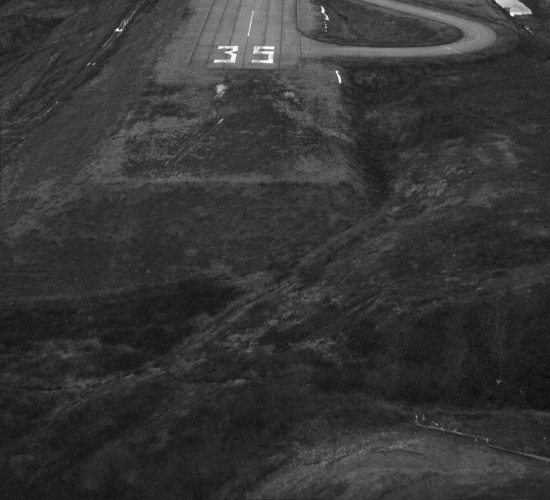
%> input picture assgn7/zljieong/data/landing/frame0200_crop.jpg, 1100 x 1000 px, given in place of frame0020.jpg, which was not available (shown at 1/2 size)
$ octave lk_demo.m   (GNU Octave 9; MATLAB toolbox functions it lacks are replaced by stand-ins)
%> lines starting %> are read from the running program, lines starting %| are printed output that depends on the picture; pictures that were not available may be replaced by others from this repository, and a replacement may not be noted
### assgn7/zljieong/matlab/LucasKanade.m
function [u,v] = LucasKanade(It, It1, rect)
It=im2double(It);
It1=im2double(It1);
% rect=[rect(1) rect(2) rect(1)+rect(3) rect(2)+rect(4)]

u = 0;
v = 0;
epsilon = 0.001;
deltaP = [1 1];

[X, Y] = meshgrid(rect(1):rect(1)+rect(3), ...
    rect(2):rect(2)+rect(4));

template = interp2(It, X, Y);

while(norm(deltaP) > epsilon)
    [X, Y] = meshgrid((rect(1)+u) : (rect(1)+rect(3)+u), ...
        (rect(2)+v) : (rect(2)+rect(4)+v));
    warpimg = double(interp2(It1, X, Y));

    err = warpimg - template;

    [dTx, dTy] = gradient(warpimg);
    A = double([dTx(:), dTy(:)]);
%     size(A)
%     A*A'
%     assert(false);
    H = A' * A;

    deltaP = H\A' * err(:);
    if isnan(deltaP)
        assert(false);
    end
    % update warp
    u = u - deltaP(1);
    v = v - deltaP(2);

end
end

### assgn7/zljieong/matlab/lk_demo.m
tracker = [130 125 200 140]         % TODO Pick a bounding box in the format [x y w h]
% You can use ginput to get pixel coordinates
close all;
%% Initialize the tracker
figure;

prev_frame = imread('../data/car/frame0020.jpg');
%> prev_frame is the input picture: size 1000x1100 uint8; min 9, max 255, mean 53.7
utotalShift=0
vtotalShift=0


% video = VideoWriter('../results/car_lk.mp4', 'MPEG-4'); % New
video = VideoWriter('../results/car_lk.avi'); % New

open(video);

%% Start tracking
new_tracker = tracker;
for i = 20:280
    i
    new_frame = imread(sprintf('../data/car/frame%04d.jpg', i));
    [u, v] = LucasKanade(prev_frame, new_frame, tracker);
%> in LucasKanade, `template = interp2(It, X, Y);`:
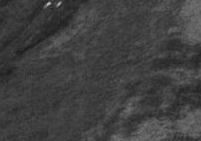
%> template: size 141x201 double; min 0.11, max 0.804, mean 0.251
%> the loop in LucasKanade, `while(norm(deltaP) > epsilon)` made 1 pass
%> (H, u, v) on pass 1: ([6.35 2.12; 2.12 8.42], 0, 0)
%> pass 1, in LucasKanade, `[dTx, dTy] = gradient(warpimg);`:
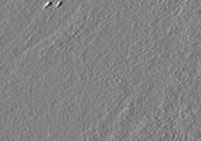
%> dTx: size 141x201 double; min -0.249, max 0.237, mean 0.000388; drawn with min black and max white
%> pass 1, in LucasKanade, `[dTx, dTy] = gradient(warpimg);`:
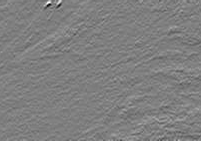
%> dTy: size 141x201 double; min -0.243, max 0.243, mean 0.000241; drawn with min black and max white
%> u = 0; v = 0

    clf;
    hold on;
    imshow(new_frame);
    rectangle('Position', new_tracker, 'EdgeColor', [1 1 0]);
    drawnow;

    F = getframe;
    writeVideo(video,F);
    title(num2str(i-20));
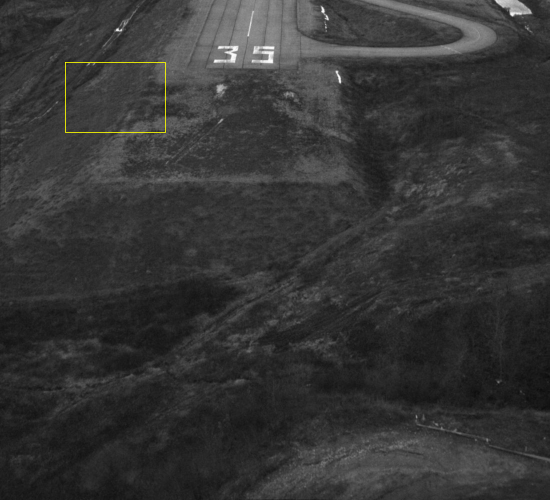
%> figure redrawn from the program's plot data; shown at 1/2 size; its title reads '0'

    prev_frame = new_frame;
    tracker(1) = tracker(1) + u;
    tracker(2) = tracker(2) + v;

    utotalShift=utotalShift+u
%> utotalShift = 0
    vtotalShift=vtotalShift+v
%> vtotalShift = 0
end
%> pass 2 of the loop `for i = 20:280`:
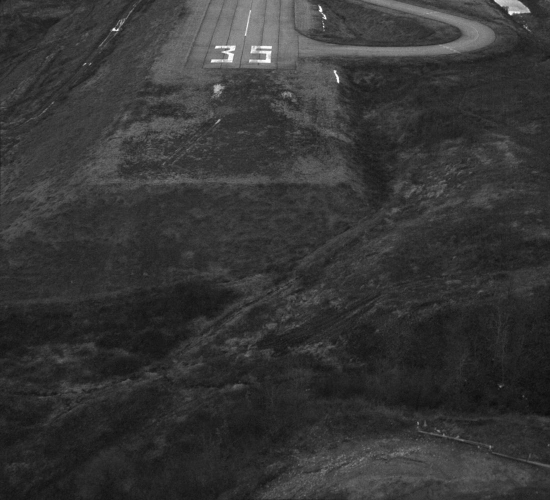
%> input picture assgn7/zljieong/data/landing/frame0201_crop.jpg, 1100 x 1000 px, given in place of frame0021.jpg, which was not available (shown at 1/2 size)
%> new_frame is the input picture: size 1000x1100 uint8; min 7, max 255, mean 53.7
%> the loop in LucasKanade (call 2), `while(norm(deltaP) > epsilon)` made 19 passes
%> (H, deltaP, u, v) on passes 1 to 7: ([6.59 2.24; 2.24 9.48], [0.286; 0.0254], -0.286, -0.0254), ([5.24 1.96; 1.96 8.34], [0.385; 0.0194], -0.671, -0.0448), ([5.09 1.91; 1.91 8.1], [0.426; 0.0198], -1.1, -0.0646), ([5.81 2.03; 2.03 8.47], [0.398; 0.0265], -1.5, -0.0911), ([4.76 1.83; 1.83 7.59], [0.51; 0.0139], -2.01, -0.105), ([6.12 2.09; 2.09 8.43], [0.413; 0.0242], -2.42, -0.129), ([4.69 1.81; 1.81 7.33], [0.586; -0.00106], -3, -0.128)
%> pass 1, in LucasKanade (call 2), `[dTx, dTy] = gradient(warpimg);`:
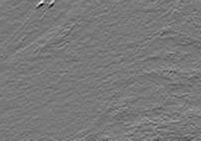
%> dTy: size 141x201 double; min -0.255, max 0.28, mean 0.000189; drawn with min black and max white
%> `[u, v] = LucasKanade(prev_frame, new_frame, tracker);`: u = -7.33; v = 0.497
%> `title(num2str(i-20));`:
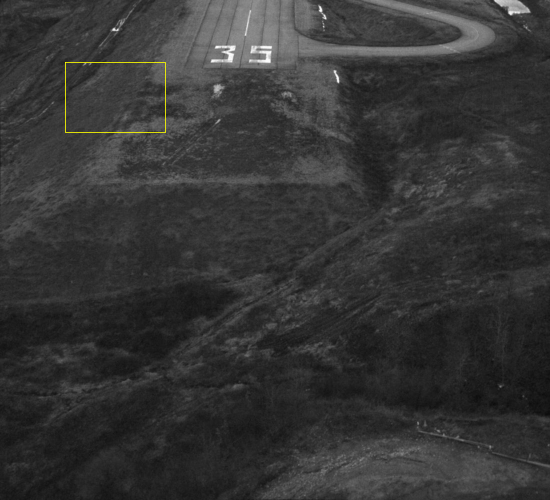
%> figure redrawn from the program's plot data; shown at 1/2 size; its title reads '1'
%> utotalShift = -7.33
%> vtotalShift = 0.497
%> (the run ends here)
